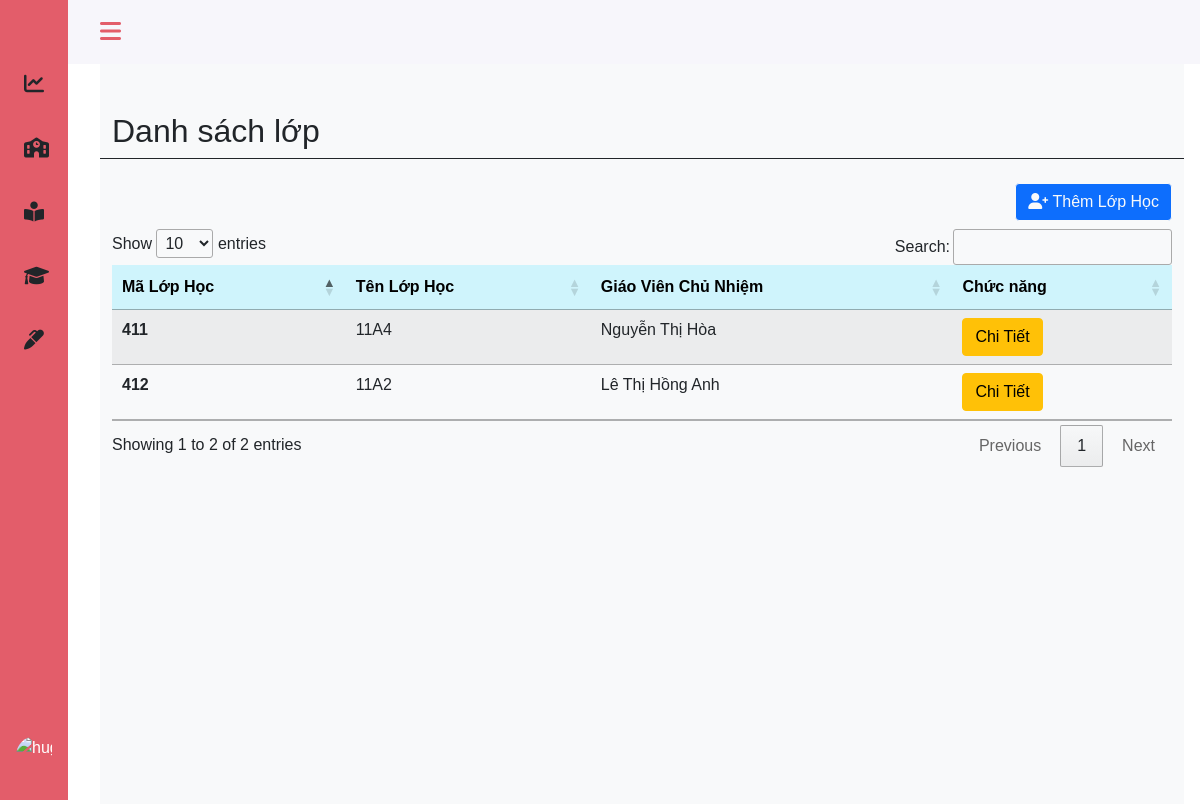
The page /admin/class.php on the database as committed earlier.
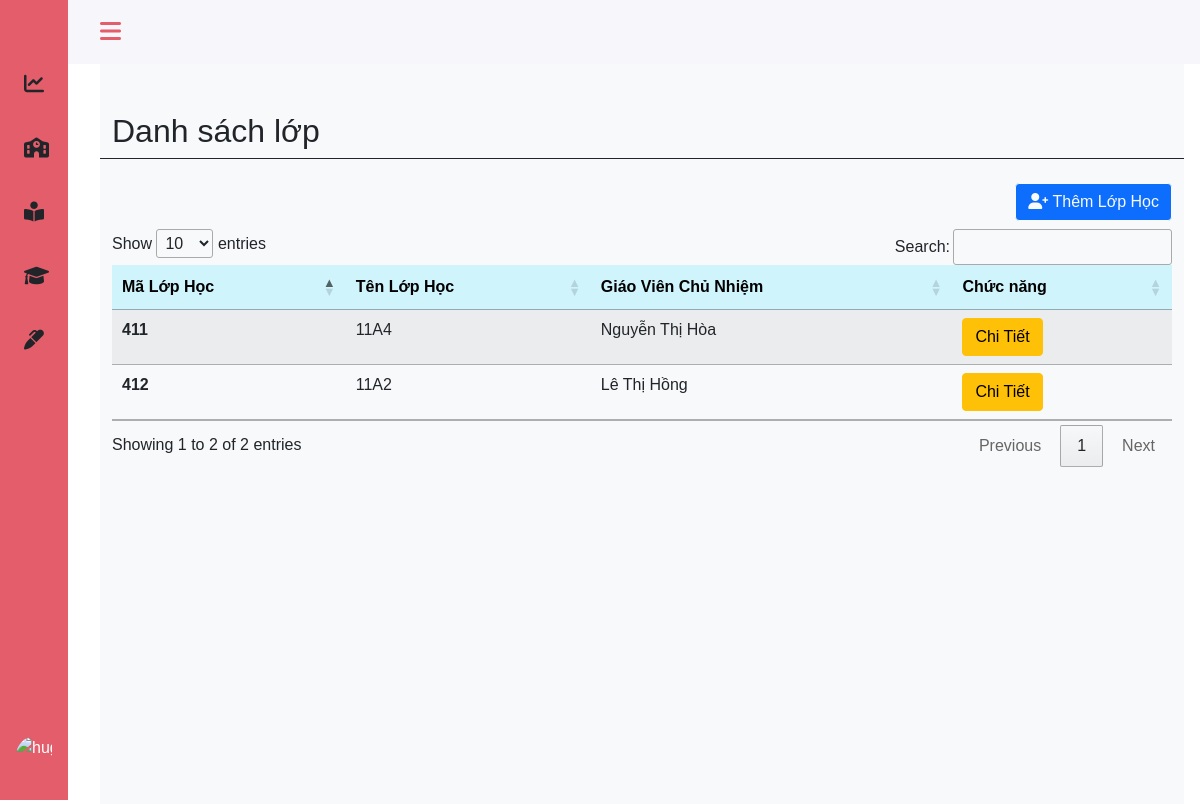
The same page on the database as committed later.
### tables this page shows
CREATE TABLE `classes` (
  `class_id` int(10) NOT NULL,
  `class_name` varchar(50) NOT NULL,
  `teach_id` int(11) NOT NULL
);

CREATE TABLE `teachers` (
  `teach_id` int(10) NOT NULL,
  `teach_name` varchar(30) NOT NULL,
  `teach_email` varchar(100) DEFAULT NULL,
  `teach_phone` tinytext NOT NULL,
  `teach_address` varchar(20) NOT NULL,
  `teach_gender` varchar(10) DEFAULT NULL,
  `teach_birth` date DEFAULT NULL,
  `sb_id` int(11) NOT NULL
);

### admin/class.php (the view, shortened to what this page needs)
<?php
include 'headerad.php';
?>
<main>
    <div class="height-100 bg-light">
        <div class="col py-3  ">
            <div class="container-fluid ">
                <div class="row mt-3 pt-3 border-bottom border-dark">
                    <div class="col-md-6">
                        <h2 >Danh sách lớp</h2>
                    </div>
                </div>
            </div>
            <div class="container-fluid py-3" style="width:100% ; overflow: auto; height: auto;">
                <div class="row">
                    <div class="py-2">
                        <button type="button" class="btn btn-primary btn-md btn-outline-light float-end" data-bs-toggle="modal" data-bs-target="#exampleModal">
                            <i class="fas fa-user-plus"></i> Thêm Lớp Học
                        </button>
                    </div>
                </div>
                <table class="table table-hover table-striped" id="example">
                    <thead>
                        <tr class="table-info">
                            <th scope="col">Mã Lớp Học</th>
                            <th scope="col">Tên Lớp Học</th>
                            <th scope="col">Giáo Viên Chủ Nhiệm</th>
                            <th scope="col">Chức năng</th>
                        </tr>
                    </thead>
                    <tbody>
                        <?php
                        include '../config.php';
                        $sql = "SELECT  cl.class_id, cl.class_name, t.teach_name FROM classes cl, teachers t
                            WHERE cl.teach_id = t.teach_id";
                        $result = mysqli_query($conn, $sql);
                        if (mysqli_num_rows($result) > 0) {
                            while ($row = mysqli_fetch_assoc($result)) {
                        ?>
                                <tr>
                                    <th scope="row"><?php echo $row['class_id']; ?> </th>
                                    <td><?php echo $row['class_name']; ?></td>
                                    <td><?php echo $row['teach_name']; ?></td>
                                    <td>
                                        <a class="btn btn-warning"  href="detail-class.php?classid=<?php echo  $row['class_id'] ?>">Chi Tiết</a>
                                    </td>
                                </tr>
                        <?php
                            }
                        }
                        ?>
                    </tbody>
                </table>
            </div>
        </div>
    </div>
</main>
<?php
include 'footerad.php';
?>

Rows that differ between the two databases and show on the page:
changed through a linked row, classes id 412: teach.teach_name "Lê Thị Hồng Anh" → "Lê Thị Hồng"
